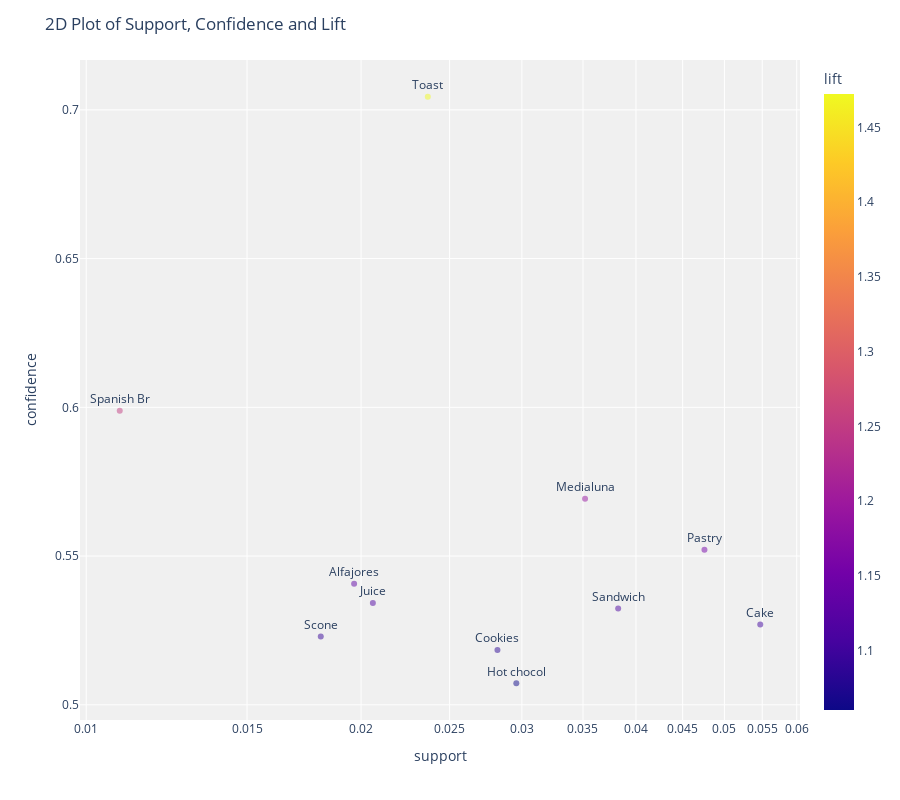

The cell this chart's notebook holds for it:
### Code cell
# Plot rules
plot_model(rules, plot = '2d')

### Figure 1 — Plotly figure (JSON) as saved in the notebook; plotly's stock layout.template omitted (floating-point values rounded to 4 significant figures)
{"data": [{"customdata": [["Alfajores", "Coffee"], ["Cake", "Coffee"], ["Cookies", "Coffee"], ["Hot chocolate", "Coffee"], ["Juice", "Coffee"], ["Medialuna", "Coffee"], ["Pastry", "Coffee"], ["Sandwich", "Coffee"], ["Scone", "Coffee"], ["Spanish Brunch", "Coffee"], ["Toast", "Coffee"]], "hovertemplate": "support=%{x}<br>confidence=%{y}<br>antecedents_short=%{text}<br>antecedents=%{customdata[0]}<br>consequents=%{customdata[1]}<br>lift=%{marker.color}<extra></extra>", "legendgroup": "", "marker": {"color": [1.13, 1.102, 1.084, 1.06, 1.117, 1.19, 1.154, 1.113, 1.093, 1.252, 1.472], "coloraxis": "coloraxis", "opacity": 0.5, "symbol": "circle"}, "mode": "markers+text", "name": "", "orientation": "v", "showlegend": false, "text": ["Alfajores", "Cake", "Cookies", "Hot chocol", "Juice", "Medialuna", "Pastry", "Sandwich", "Scone", "Spanish Br", "Toast"], "x": [0.01965, 0.05473, 0.02821, 0.02958, 0.0206, 0.03518, 0.04754, 0.03825, 0.01807, 0.01088, 0.02367], "xaxis": "x", "y": [0.5407, 0.527, 0.5184, 0.5072, 0.5342, 0.5692, 0.5521, 0.5324, 0.5229, 0.5988, 0.7044], "yaxis": "y", "type": "scatter", "textposition": "top center"}], "layout": {"xaxis": {"anchor": "y", "domain": [0, 1], "title": {"text": "support"}, "type": "log"}, "yaxis": {"anchor": "x", "domain": [0, 1], "title": {"text": "confidence"}}, "coloraxis": {"colorbar": {"title": {"text": "lift"}}, "colorscale": [[0, "#0d0887"], [0.1111, "#46039f"], [0.2222, "#7201a8"], [0.3333, "#9c179e"], [0.4444, "#bd3786"], [0.5556, "#d8576b"], [0.6667, "#ed7953"], [0.7778, "#fb9f3a"], [0.8889, "#fdca26"], [1, "#f0f921"]]}, "legend": {"tracegroupgap": 0}, "margin": {"t": 60}, "plot_bgcolor": "rgb(240,240,240)", "title": {"text": "2D Plot of Support, Confidence and Lift"}, "height": 800}}
